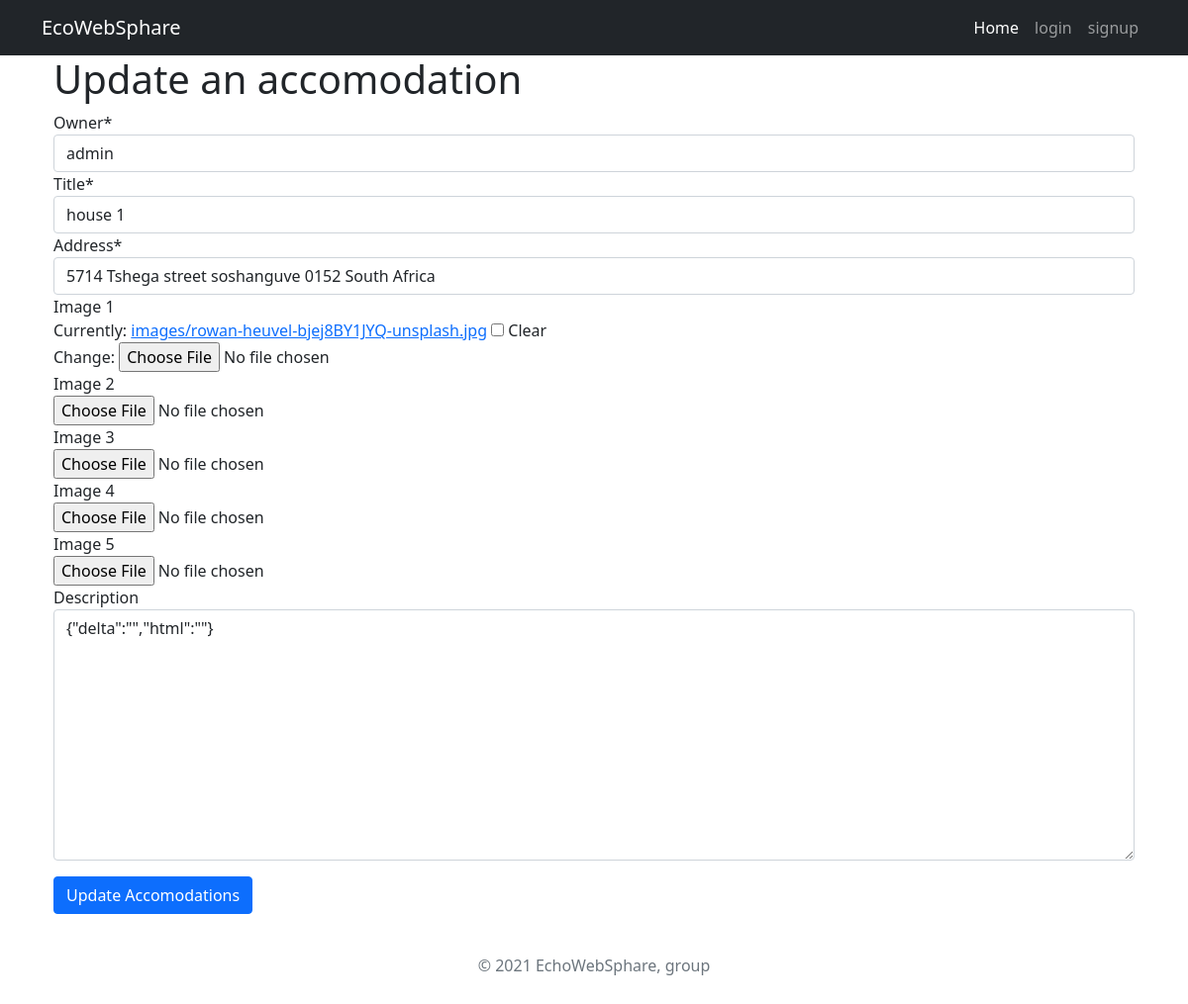
Page /dashboard/accomodation/update/1/ on the committed database.
### accomodations/models.py (models this page shows, shortened)
class Accomodation(models.Model, HitCountMixin):
    owner = models.ForeignKey(settings.AUTH_USER_MODEL,on_delete=models.CASCADE, related_name="owner")
    title = models.CharField(max_length=255, unique=True)
    address = models.OneToOneField(Address, on_delete=models.CASCADE)
    hit_count_generic = GenericRelation(HitCount, object_id_field='object_pk',related_query_name='hit_count_generic_relation')
    likes = models.ManyToManyField(settings.AUTH_USER_MODEL, blank=True, related_name='accomodation_likes')
    image_1 = models.ImageField(upload_to='images', null=True, blank=True)
    image_2 = models.ImageField(upload_to='images', null=True, blank=True)
    image_3 = models.ImageField(upload_to='images', null=True, blank=True)
    image_4 = models.ImageField(upload_to='images', null=True, blank=True)
    image_5 = models.ImageField(upload_to='images', null=True, blank=True)
    description = QuillField(null=True, blank=True)
    applied = models.ManyToManyField(settings.AUTH_USER_MODEL,default=None, blank=True, related_name="applied")
    date_added = models.DateTimeField(auto_now_add=True)

### accomodations/views.py (the view)
# urls.py: path('dashboard/accomodation/update/<int:pk>/', AccomodationUpdateView.as_view(), name='update-accomodation'),
class AccomodationUpdateView(UpdateView):
    model = Accomodation
    form_class = AccomodationForm
    template_name = 'update-accomodation.html'

### accomodations/forms.py (shortened to what this page needs)
class AccomodationForm(forms.ModelForm):
    class Meta:
        model = Accomodation
        fields = ['owner','title', 'address', 'image_1', 'image_2', 'image_3', 'image_4', 'image_5', 'description']
        widgets = {
            'owner': forms.Select(attrs={'class': 'form-control','Value': 'username', 'id': 'userID','type': ''}),
        }

### accomodations/models.py (called while the page is built)
    def __str__(self):
        return f"{self.house_number} {self.street_name} {self.locality} {self.postal_code} {self.country}"

### accounts/models.py (called while the page is built)
    def __str__(self):
        return self.username

### templates/update-accomodation.html (shortened to what this page needs)
{% extends 'base.html' %}
{% load crispy_forms_tags %}
{% block content %}
<div class="container">
<h1>Update an accomodation</h1>
<form method="post" enctype="multipart/form-data">
  {{ form|crispy }}
  <button class="mt-3 btn btn-primary" type="submit">Update Accomodations</button>
</form>
</div>
{% endblock %}

### rows in the picture
Accomodation: owner "admin", title "house 1", address "5714 Tshega street soshanguve 0152 South Africa", description "{\"delta\":\"\",\"html\":\"\"}"
